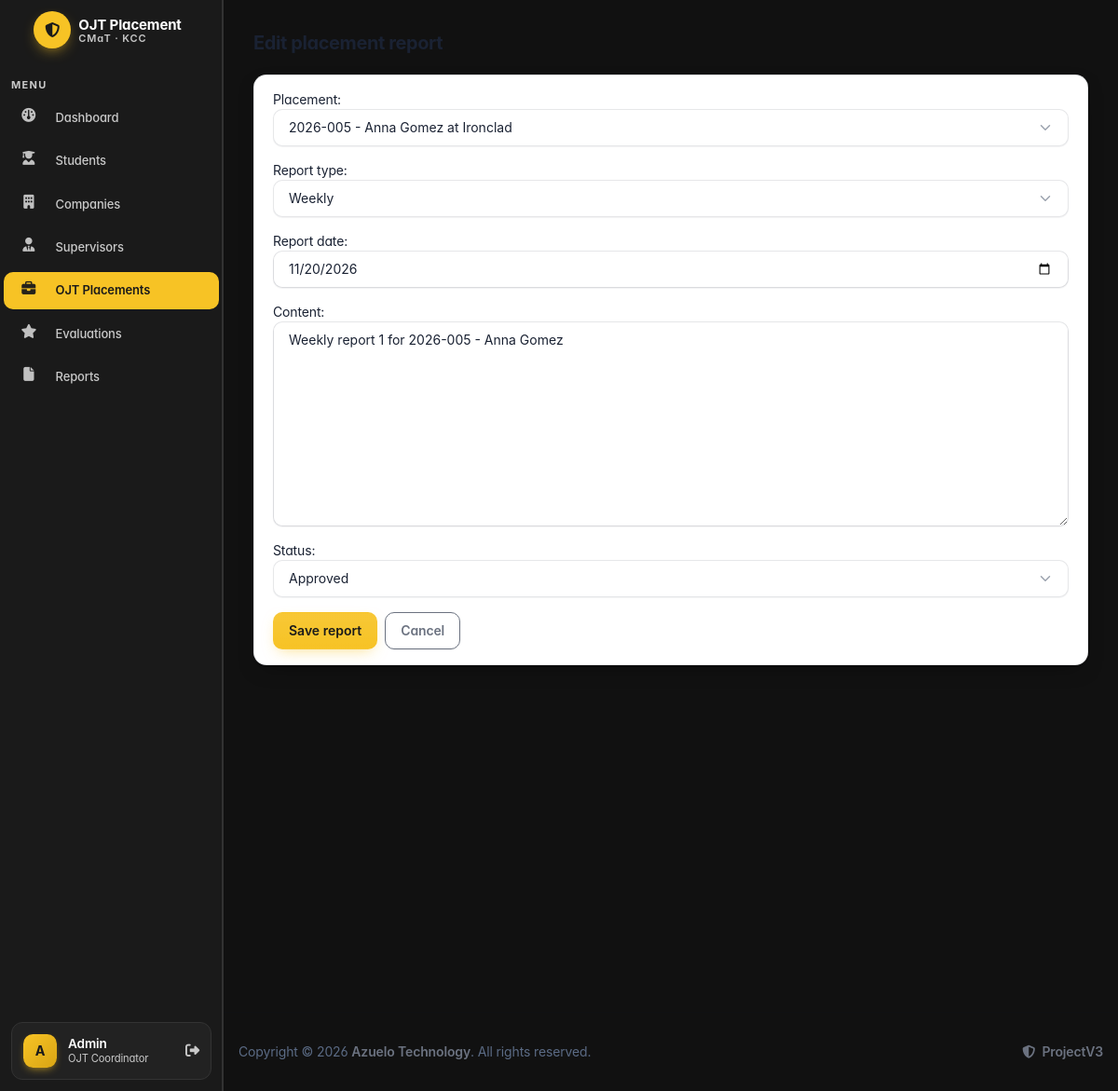
/placements/5/reports/1/edit/ (signed in), run on the app's committed database.
### apps/placements/models.py (models this page shows, shortened)
class PlacementReport(models.Model):
    class ReportType(models.TextChoices):
        WEEKLY = 'Weekly', 'Weekly'
        MONTHLY = 'Monthly', 'Monthly'
        FINAL = 'Final', 'Final'
    class Status(models.TextChoices):
        DRAFT = 'Draft', 'Draft'
        SUBMITTED = 'Submitted', 'Submitted'
        APPROVED = 'Approved', 'Approved'
    report_id = models.AutoField(primary_key=True)
    placement = models.ForeignKey(Placement, on_delete=models.PROTECT, related_name='reports')
    report_type = models.CharField(max_length=20, choices=ReportType.choices, default=ReportType.WEEKLY)
    report_date = models.DateField()
    content = models.TextField(blank=True, null=True)
    status = models.CharField(max_length=20, choices=Status.choices, default=Status.DRAFT)
    class Meta:
        db_table = 'ojt_reports'

### apps/placements/views.py (the view)
# urls.py: path('<int:pk>/reports/<int:report_pk>/edit/', views.placement_report_update, name='report_update'),
@login_required(login_url='login')
def placement_report_update(request, pk, report_pk):
    placement = get_object_or_404(Placement, pk=pk)
    report = get_object_or_404(PlacementReport, pk=report_pk, placement=placement)
    form = ReportForm(request.POST or None, instance=report)
    if request.method == 'POST' and form.is_valid():
        form.save()
        messages.success(request, 'Placement report updated successfully.')
        return redirect('placements:report_list', pk=pk)
    return render(request, 'placements/placement_report_form.html', {
        'form': form,
        'title': 'Edit placement report',
        'placement': placement,
        'report': report,
    })

### apps/placements/forms.py
class ReportForm(forms.ModelForm):
    class Meta:
        model = PlacementReport
        fields = ['placement', 'report_type', 'report_date', 'content', 'status']
        widgets = {
            'placement': forms.Select(attrs={'class': 'form-select'}),
            'report_type': forms.Select(attrs={'class': 'form-select'}),
            'report_date': forms.DateInput(attrs={'class': 'form-control', 'type': 'date'}),
            'content': forms.Textarea(attrs={'class': 'form-control'}),
            'status': forms.Select(attrs={'class': 'form-select'}),
        }

### apps/companies/models.py (called while the page is built)
    def __str__(self):
        return self.company_name

### apps/context_processors.py (called while the page is built)
def placement_context(request):
    first_placement_id = None
    try:
        from apps.placements.models import Placement
        first_placement = Placement.objects.order_by('-start_date').first()
        if first_placement is not None:
            first_placement_id = first_placement.pk
    except Exception:
        first_placement_id = None
    return {'first_placement_id': first_placement_id}

def student_context(request):
    is_student = False
    if request.user.is_authenticated:
        email = getattr(request.user, 'email', '') or ''
        if email:
            from apps.students.models import Student
            is_student = Student.objects.filter(email__iexact=email).exists()
    return {'is_student': is_student}

def supervisor_context(request):
    is_supervisor = False
    if request.user.is_authenticated:
        email = getattr(request.user, 'email', '') or ''
        if email:
            from apps.supervisors.models import Supervisor
            is_supervisor = Supervisor.objects.filter(email__iexact=email).exists()
    return {'is_supervisor': is_supervisor}

### apps/placements/models.py (called while the page is built)
    def __str__(self):
        return f'{self.student} at {self.company}'

### apps/students/models.py (called while the page is built)
    def __str__(self):
        return f'{self.student_number} - {self.first_name} {self.last_name}'

### templates/placements/placement_report_form.html (shortened to what this page needs)
{% extends "theme/base.html" %}
{% block content %}
<div class="container-xl">
  <div class="page-header mb-3"><h2 class="page-title">{{ title }}</h2></div>
  <div class="card">
    <div class="card-body">
      <form method="post">
        {{ form.as_p }}
        <div class="d-flex gap-2">
          <button class="btn btn-primary" type="submit">Save report</button>
          <a class="btn btn-outline-secondary" href="{% url 'placements:report_list' placement.pk %}">Cancel</a>
        </div>
      </form>
    </div>
  </div>
</div>
{% endblock %}

### templates/theme/sidebar.html (shortened to what this page needs)
<aside class="navbar navbar-vertical navbar-expand-lg navbar-dark dh-sidebar">
  <div class="container-fluid">
    <div class="navbar-brand navbar-brand-autodark dh-brand">
      <a href="{% url 'dashboard' %}" class="d-flex align-items-center gap-2 text-decoration-none">
        <span class="dh-brand-mark">
          <i class="fa-solid fa-shield-halved"></i>
        </span>
        <span class="lh-1">
          <span class="dh-brand-name">OJT Placement</span>
          <span class="dh-brand-sub">CMaT · KCC</span>
        </span>
      </a>
    </div>
    <div class="collapse navbar-collapse" id="sidebar-menu">
      <ul class="navbar-nav pt-lg-2 py-lg-2">
        <li class="nav-item">
          <span class="dh-nav-section">MENU</span>
        </li>
        <li class="nav-item mb-1">
          <a
            class="nav-link {% if request.resolver_match.url_name == 'dashboard' %}active{% endif %}"
            href="{% url 'dashboard' %}"
            aria-current="{% if request.resolver_match.url_name == 'dashboard' %}page{% else %}false{% endif %}"
          >
            <span class="nav-link-icon d-md-none d-lg-inline-block">
              <i class="fa fa-dashboard"></i>
            </span>
            <span class="nav-link-title">Dashboard</span>
          </a>
        </li>
        <li class="nav-item mb-1">
          <a
            class="nav-link {% if request.resolver_match.app_name == 'students' %}active{% endif %}"
            href="{% url 'students:list' %}"
            aria-current="{% if request.resolver_match.app_name == 'students' %}page{% else %}false{% endif %}"
          >
            <span class="nav-link-icon d-md-none d-lg-inline-block">
              <i class="fas fa-user-graduate"></i>
            </span>
            <span class="nav-link-title">Students</span>
          </a>
        </li>
        <li class="nav-item mb-1">
          <a
            class="nav-link {% if request.resolver_match.app_name == 'companies' %}active{% endif %}"
            href="{% url 'companies:list' %}"
            aria-current="{% if request.resolver_match.app_name == 'companies' %}page{% else %}false{% endif %}"
          >
            <span class="nav-link-icon d-md-none d-lg-inline-block">
              <i class="fas fa-building"></i>
            </span>
            <span class="nav-link-title">Companies</span>
          </a>
        </li>
        <li class="nav-item mb-1">
          <a
            class="nav-link {% if request.resolver_match.app_name == 'supervisors' %}active{% endif %}"
            href="{% url 'supervisors:list' %}"
            aria-current="{% if request.resolver_match.app_name == 'supervisors' %}page{% else %}false{% endif %}"
          >
            <span class="nav-link-icon d-md-none d-lg-inline-block">
              <i class="fas fa-user-tie"></i>
            </span>
            <span class="nav-link-title">Supervisors</span>
          </a>
        </li>
        <li class="nav-item mb-1">
          <a
            class="nav-link {% if request.resolver_match.app_name == 'placements' %}active{% endif %}"
            href="{% url 'placements:list' %}"
            aria-current="{% if request.resolver_match.app_name == 'placements' %}page{% else %}false{% endif %}"
          >
            <span class="nav-link-icon d-md-none d-lg-inline-block">
              <i class="fa fa-briefcase"></i>
            </span>
            <span class="nav-link-title">OJT Placements</span>
          </a>
        </li>
        {% if first_placement_id %}
        <li class="nav-item mb-1">
          <a
            class="nav-link {% if request.resolver_match.url_name == 'evaluation_list' %}active{% endif %}"
            href="{% url 'placements:evaluation_list' first_placement_id %}"
            aria-current="{% if request.resolver_match.url_name == 'evaluation_list' %}page{% else %}false{% endif %}"
          >
            <span class="nav-link-icon d-md-none d-lg-inline-block">
              <i class="fa fa-star"></i>
            </span>
            <span class="nav-link-title">Evaluations</span>
          </a>
        </li>
        {% endif %}
        {% if first_placement_id %}
        <li class="nav-item mb-1">
          <a
            class="nav-link {% if request.resolver_match.url_name == 'report_list' %}active{% endif %}"
            href="{% url 'placements:report_list' first_placement_id %}"
            aria-current="{% if request.resolver_match.url_name == 'report_list' %}page{% else %}false{% endif %}"
          >
            <span class="nav-link-icon d-md-none d-lg-inline-block">
              <i class="fa fa-file"></i>
            </span>
            <span class="nav-link-title">Reports</span>
          </a>
        </li>
        {% endif %}
      </ul>
      <div class="dh-nav-sidebar-footer">
        <div class="dh-user-card">
          <span class="dh-avatar">{{ request.user.first_name|first|upper|default:"A" }}</span>
          <div class="dh-user-meta">
            <span class="dh-user-name">{{ request.user.get_full_name|default:"Admin" }}</span>
            <span class="dh-user-role">OJT Coordinator</span>
          </div>
          <a class="dh-user-logout" href="{% url 'logout' %}" title="Sign out">
            <i class="fa fa-sign-out-alt"></i>
          </a>
        </div>
      </div>
    </div>
  </div>
</aside>

### data on the page
PlacementReport: placement "2026-005 - Anna Gomez at Ironclad", report_type "Weekly", report_date "11/20/2026", content "Weekly report 1 for 2026-005 - Anna Gomez", status "Approved"

### other printed values
{{ request.user.first_name|first|upper|default:"A" }} "A"
{{ request.user.get_full_name|default:"Admin" }} "Admin"
